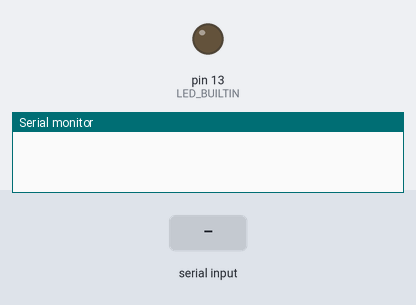
Simulated run of this sketch. Board: Arduino Uno, built with avr-gcc and run on an emulated ATmega328P. Parts: output pins drawn as LEDs (lit = HIGH), the last lines printed to the serial monitor. Inputs (shaded band) come from the test bench.

Above: at 1.2 s.
1.3 s: "LEDON" received over Serial
At 2.2 s:
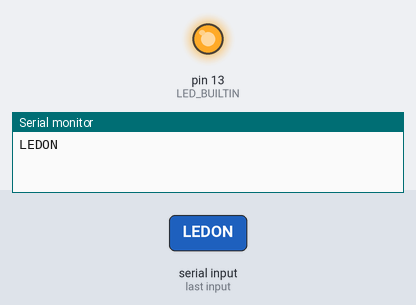
2.8 s: "LEDOFF" received over Serial
At 3.4 s:
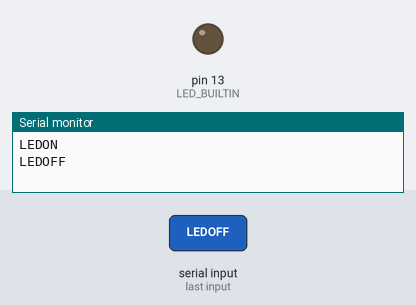
Timing chart, 0 to 5.8 s (numbered marks = the images above; inputs shaded):
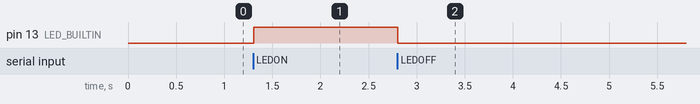

The sketch:

ReadSerial.ino
```cpp
void setup() {
  // put your setup code here, to run once:
  Serial.begin(115200);
  Serial.setTimeout(5);
  pinMode(LED_BUILTIN, OUTPUT);
  digitalWrite(LED_BUILTIN, LOW);
}
String input;
String old_input;
void loop() {
  input = Serial.readString();
  if (input != old_input) {
    Serial.println(input);
    if (input == "LEDON")
      digitalWrite(LED_BUILTIN, HIGH);
    if (input == "LEDOFF")
      digitalWrite(LED_BUILTIN, LOW);
    old_input = input;
  }
}
```

Measured:
- after the input at 1.3 s, pin 13 (LED_BUILTIN): LOW → HIGH at once
- after the input at 2.8 s, pin 13 (LED_BUILTIN): HIGH → LOW at once
